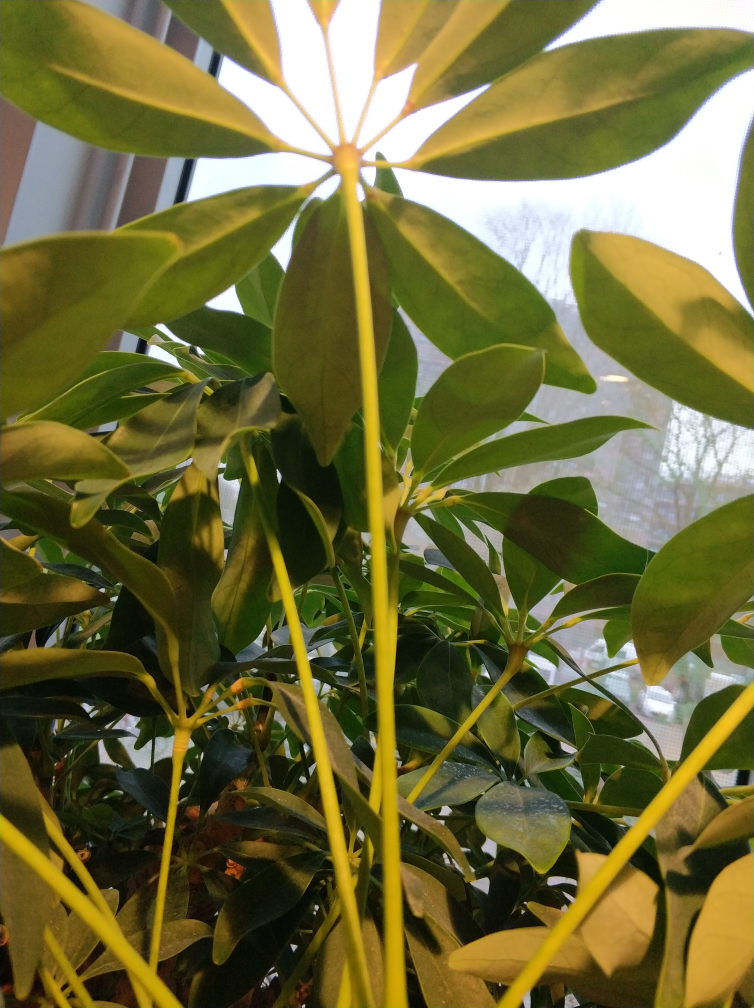
//> input picture VisionKopdikteMeting/input/PlantSchoolv2.jpg, 3016 x 4032 px (shown at 1/4 size)
$ ./source   (built with g++ and OpenCV 4)
//> lines starting //> are read from the running program, lines starting //| are printed output that depends on the picture
### VisionKopdikteMeting/Algorithms.h
#pragma once
#include <opencv2/objdetect.hpp>
#include <opencv2/highgui.hpp>
#include <opencv2/imgproc.hpp>
#include <iostream>
#include <stdio.h>
#include <cmath>
#include <opencv2/core/core.hpp>
#include <opencv2/highgui/highgui.hpp>
#include <opencv/cv.h>
#include <string>

using namespace cv;
using namespace std;

class TomatenAlgorithms
{
public:
	static Mat houghLineTransform(Mat);
	static Mat sobel(Mat);
	static Mat sobelX(Mat);
	static Mat sobelY(Mat);
	static Mat customDeltaX(Mat, int);
	static Mat customDeltaY(Mat, int);
	static Mat testCircleAlgoritm(Mat);
	static Mat spatialReasoningBottomToTop(Mat &);
	static Mat spatialReasoningTopToBottom(Mat &);
	static void saveMatAsBMP(string,Mat);

};

### VisionKopdikteMeting/Algorithms.cpp
#include "Algorithms.h"

//https://docs.opencv.org/2.4/doc/tutorials/imgproc/imgtrans/hough_lines/hough_lines.html
// [36 lines left out: function houghLineTransform, not called in this run]


//https://docs.opencv.org/2.4.13.3/doc/tutorials/imgproc/imgtrans/sobel_derivatives/sobel_derivatives.html
Mat TomatenAlgorithms::sobel(Mat grayImage) {

	Mat grad;
	Mat grad_x = TomatenAlgorithms::sobelX(grayImage);
	Mat grad_y = TomatenAlgorithms::sobelY(grayImage);

	addWeighted(grad_x, 0.5, grad_y, 0.5, 0, grad);
	return grad;
}

Mat TomatenAlgorithms::sobelX(Mat grayImage)
{
	Mat grad_x, abs_grad_x;

	int scale = 10;
	int delta = 0;
	int ddepth = CV_16S;

	/// Gradient X
	//Scharr( src_gray, grad_x, ddepth, 1, 0, scale, delta, BORDER_DEFAULT );
	Sobel(grayImage, grad_x, ddepth, 1, 0, 3, scale, delta, BORDER_DEFAULT);
	convertScaleAbs(grad_x, abs_grad_x);

	return abs_grad_x;
}

Mat TomatenAlgorithms::sobelY(Mat grayImage)
{
	Mat grad_y, abs_grad_y;

	int scale = 10;
	int delta = 0;
	int ddepth = CV_16S;

	/// Gradient Y
	//Scharr( src_gray, grad_y, ddepth, 0, 1, scale, delta, BORDER_DEFAULT );
	Sobel(grayImage, grad_y, ddepth, 0, 1, 3, scale, delta, BORDER_DEFAULT);
	convertScaleAbs(grad_y, abs_grad_y);

	return abs_grad_y;
}

Mat TomatenAlgorithms::customDeltaX(Mat grayImage, int filter)
{
	Mat deltaImageX = grayImage.clone();

	int x, p;
	for (int j = 0; j< grayImage.cols; j++)
	{
		for (int i = 0; i < grayImage.rows; i++)
		{
			p = static_cast<int>(grayImage.at<uchar>(i, j));

			if (j != grayImage.cols - 1)
			{
				x = static_cast<int>(grayImage.at<uchar>(i, (j + 1)));
			}

			//filter noise
			if (filter > 0) {
				if (abs(p - x) < filter)
					p = 0;
				else
					p = abs(p - x);
			}
			else {
				p = abs(p - x);
			}

			deltaImageX.at<uchar>(i, j) = p;

		}
	}

	return deltaImageX;
}

Mat TomatenAlgorithms::customDeltaY(Mat grayImage, int filter = 0)
{
	Mat deltaImageY = grayImage.clone();

	int y, p;
	for (int j = 0; j< grayImage.cols; j++)
	{
		for (int i = 0; i < grayImage.rows; i++)
		{
			p = static_cast<int>(grayImage.at<uchar>(i, j));

			if (i != grayImage.rows - 1)
			{
				y = static_cast<int>(grayImage.at<uchar>((i + 1), j));
			}

			//filter noise
			if (filter > 0) {
				if (abs(p - y) < filter)
					p = 0;
				else
					p = abs(p - y);
			}
			else {
				p = abs(p - y);
			}

			deltaImageY.at<uchar>(i, j) = p;

		}
	}

	return deltaImageY;
}

// [62 lines left out: function testCircleAlgoritm, not called in this run]


//func fill in horizontal gaps between lines for a given image, scanning lines from top to bottom
Mat TomatenAlgorithms::spatialReasoningTopToBottom(Mat & delta_image)
{
	const int checkAmount = 12; //check this amount of pixels in a column
	bool foundLine = false;
	const int fillValue = 254;

	for (int col = 0; col<delta_image.cols; col++)
	{
		for (int row = 0; row<delta_image.rows; row++)
		{
			//when the pixel is black proceed, ignore all pixels that are not black
			if (delta_image.at<uchar>(row, col) == 0) {
				foundLine = false;

				if (row > 2)
				{
					//check if there are two filled in pixels on top of the current pixel
					if ((delta_image.at<uchar>((row - 1), (col)) > 0) && (delta_image.at<uchar>((row - 2), (col)) > 0))
					{
						foundLine = true;
					}
				}

				//if a line is found, check if the right and left pixel (of the current pixel) are black, continue
				if(foundLine && ( delta_image.at<uchar>(row, col+1) == 0 && delta_image.at<uchar>(row, col-1) == 0))
				{
					if((row+checkAmount)<delta_image.rows)
					{
					//check if there are pixels in the current column and the left and right column. If so, fill in the current pixel
						for (int j = 0; j < (checkAmount); j++)
						{
							if (delta_image.at<uchar>((row + j), (col + 1)) > 0)
							{
								if ((delta_image.at<uchar>((row + j + 1), (col + 1)) > 0) && (delta_image.at<uchar>((row + 2 + j), (col + 1)) > 0))
								{
									delta_image.at<uchar>(row, col) = fillValue;
									foundLine = false;
								}
							}
							if (delta_image.at<uchar>((row + j), (col)) > 0)
							{
								if ((delta_image.at<uchar>((row + j + 1), (col)) > 0) && (delta_image.at<uchar>((row + j + 2), (col)) > 0))
								{
									delta_image.at<uchar>(row, col) = fillValue;
									foundLine = false;
								}
							}
							if (delta_image.at<uchar>((row + j), (col - 1)) > 0)
							{
								if ((delta_image.at<uchar>((row + 1 + j), (col - 1)) > 0) && (delta_image.at<uchar>((row + j + 2), (col - 1)) > 0))
								{
									delta_image.at<uchar>(row, col) = fillValue;
									foundLine = false;
								}
							}
						}
					}
				}

				//reset foundLine variable
				foundLine = false;

			}
		}
	}

	return delta_image;
}

//func fill in horizontal gaps between lines for a given image, scanning lines from top to bottom
Mat TomatenAlgorithms::spatialReasoningBottomToTop(Mat & delta_image)
{
	const int checkAmount = 12; //check this amount of pixels in a column
	bool foundLine = false;
	const int fillValue = 254;

	for (int col = delta_image.cols - 1; col >= 0; col--)
	{
		for (int row = delta_image.rows - 1; row >= 0; row--)
		{
			//when the pixel is black proceed, ignore all pixels that are not black
			if (delta_image.at<uchar>(row, col) == 0) {
				foundLine = false;

				if (row + 2 < delta_image.rows)
				{
					//check if there are two filled in pixels on top of the current pixel
					if ((delta_image.at<uchar>((row + 1), (col)) > 0) && (delta_image.at<uchar>((row + 2), (col)) > 0))
					{
						foundLine = true;
					}
				}

				//if a line is found, check if the right and left pixel (of the current pixel) are black, continue
				if (foundLine && (delta_image.at<uchar>(row, col + 1) == 0 && delta_image.at<uchar>(row, col - 1) == 0))
				{
					if ((row - checkAmount)>0)
					{
					//check if there are pixels in the current column and the left and right column. If so, fill in the current pixel
						for (int j = 0; j < (checkAmount); j++)
						{
							if (delta_image.at<uchar>((row - j), (col + 1)) > 0)
							{
								if ((delta_image.at<uchar>((row - j - 1), (col + 1)) > 0) && (delta_image.at<uchar>((row - 2 - j), (col + 1)) > 0))
								{
									delta_image.at<uchar>(row, col) = fillValue;
									foundLine = false;
								}
							}
							if (delta_image.at<uchar>((row - j), (col)) > 0)
							{
								if ((delta_image.at<uchar>((row - j - 1), (col)) > 0) && (delta_image.at<uchar>((row - j - 2), (col)) > 0))
								{
									delta_image.at<uchar>(row, col) = fillValue;
									foundLine = false;
								}
							}
							if (delta_image.at<uchar>((row - j), (col - 1)) > 0)
							{
								if ((delta_image.at<uchar>((row - 1 - j), (col - 1)) > 0) && (delta_image.at<uchar>((row - j - 2), (col - 1)) > 0))
								{
									delta_image.at<uchar>(row, col) = fillValue;
									foundLine = false;
								}
							}
						}
					}
				}

				//reset foundLine variable
				foundLine = false;

			}
		}
	}

	return delta_image;
}

//func filter stem
// [65 lines left out: function filterStem, not called in this run]

void TomatenAlgorithms::saveMatAsBMP(string name, Mat source)
{
	imwrite("output/" + name + ".bmp", source);
}

### VisionKopdikteMeting/source.cpp
#include <opencv2/objdetect.hpp>
#include <opencv2/highgui.hpp>
#include <opencv2/imgproc.hpp>
#include <iostream>
#include <stdio.h>
#include <cmath>
#include <opencv2/core/core.hpp>
#include <opencv2/highgui/highgui.hpp>
#include <opencv/cv.h>
#include <string>
#include "Algorithms.h"

using namespace cv;
using namespace std;

int main(int argc, char** argv)
{
	Mat image = imread("input/PlantSchoolv2.jpg", CV_LOAD_IMAGE_COLOR);
//> image is the input picture: 4032 rows x 3016 cols, CV_8UC3; mean B, G, R 58.7, 107.4, 111.2
	if (!image.data)
	{
		cout << "Could not open or find the image" << std::endl;
		return -1;
	}

	Mat gray_image;
	cvtColor(image, gray_image, CV_BGR2GRAY);
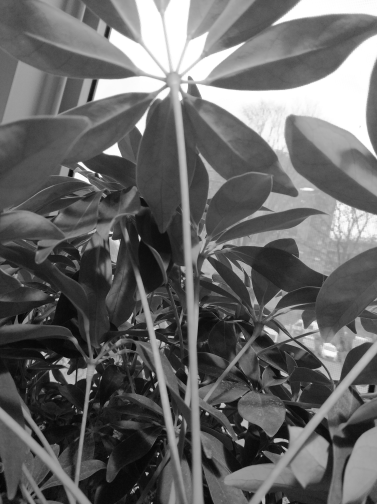
//> gray_image: 4032 rows x 3016 cols, CV_8UC1 (shown at 1/8 size); min 1, max 255, mean 103

	Mat customDeltaXFiltered = TomatenAlgorithms::customDeltaX(gray_image, 30);
//> the loop in customDeltaX, `for (int j = 0; j< grayImage.cols; j++)` made 3016 passes
//> x on passes 1 to 3: 85, 87, 90
//> after the loop in customDeltaX, `for (int j = 0; j< grayImage.cols; j++)`:
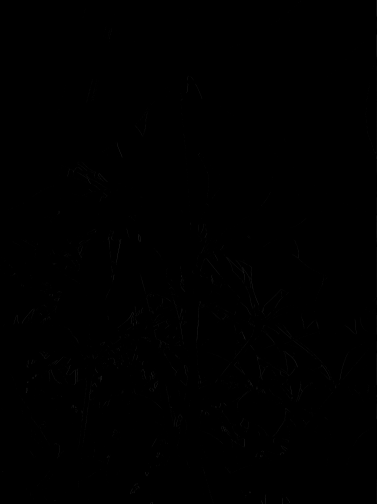
//> deltaImageX: 4032 rows x 3016 cols, CV_8UC1 (shown at 1/8 size); min 0, max 137, mean 0.2
//> after the loop in customDeltaX, `for (int j = 0; j< grayImage.cols; j++)`: p = 0; x = 136
	Mat customDeltaYFiltered = TomatenAlgorithms::customDeltaY(gray_image, 30);
//> the loop in customDeltaY, `for (int j = 0; j< grayImage.cols; j++)` made 3016 passes
//> y on passes 1 to 3: 83, 85, 87
//> after the loop in customDeltaY, `for (int j = 0; j< grayImage.cols; j++)`: p = 0; y = 136
	Mat customDeltaY = TomatenAlgorithms::customDeltaY(gray_image, 0);
//> the loop in customDeltaY (call 2), `for (int j = 0; j< grayImage.cols; j++)` made 3016 passes
	Mat customDeltaX = TomatenAlgorithms::customDeltaX(gray_image, 0);
//> the loop in customDeltaX (call 2), `for (int j = 0; j< grayImage.cols; j++)` made 3016 passes
//> (p, x) on passes 1 to 3: (2, 85), (2, 87), (3, 90)
	Mat sobel = TomatenAlgorithms::sobel(gray_image);
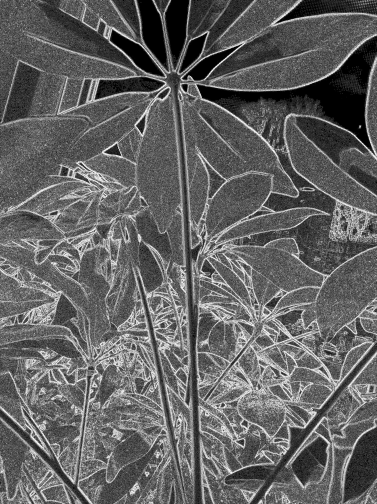
//> sobel: 4032 rows x 3016 cols, CV_8UC1 (shown at 1/8 size); min 0, max 255, mean 98.6
	Mat canny;
	Mat stemFiltered;
	Canny(image, canny, 50, 200, 3);
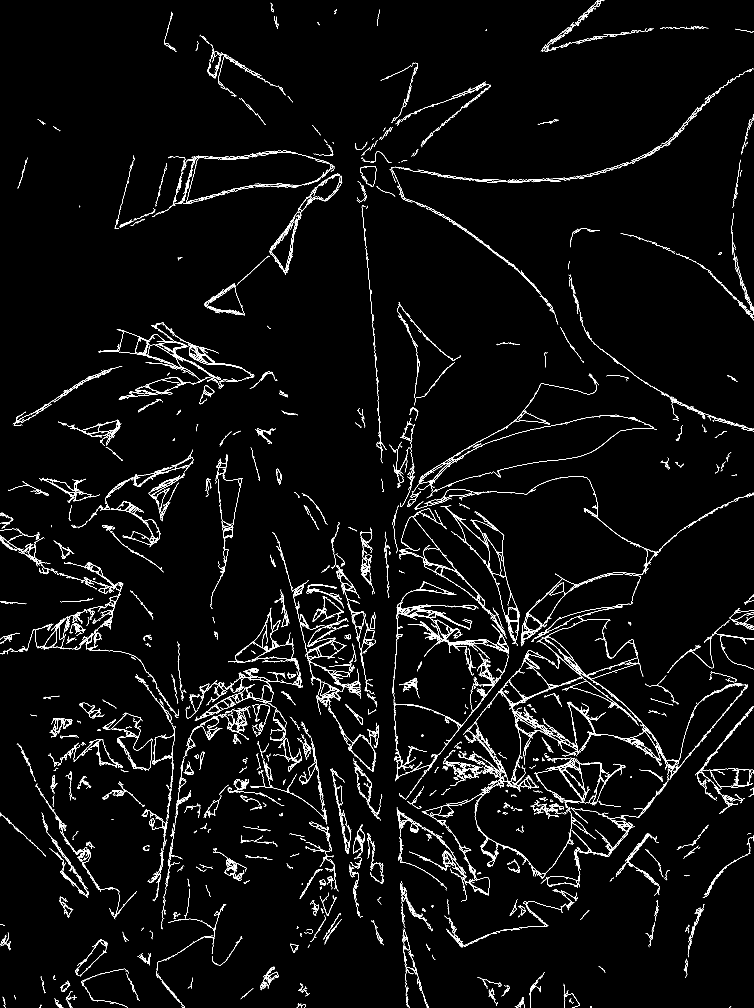
//> canny: 4032 rows x 3016 cols, CV_8UC1 (shown at 1/4 size); 2% white in thin lines or dots

	imshow("Source", image);
	imshow("Gray image", gray_image);
	imshow("Sobel", sobel);
	imshow("Canny", canny);
	imshow("customDeltaY", customDeltaY);
	imshow("customDeltaX", customDeltaX);
	imshow("customDeltaXFiltered", customDeltaXFiltered);
	imshow("customDeltaYFiltered", customDeltaYFiltered);

	TomatenAlgorithms::saveMatAsBMP("grayImage", gray_image);
	TomatenAlgorithms::saveMatAsBMP("customDeltaYFiltered", customDeltaYFiltered);
	TomatenAlgorithms::saveMatAsBMP("customDeltaXFiltered", customDeltaXFiltered);
	TomatenAlgorithms::saveMatAsBMP("customDeltaY", customDeltaY);
	TomatenAlgorithms::saveMatAsBMP("customDeltaX", customDeltaX);
	TomatenAlgorithms::saveMatAsBMP("sobel", sobel);
	TomatenAlgorithms::saveMatAsBMP("canny", canny);

	//dilate(customDeltaXFiltered, dilation_image, Mat(), Point(-1, 0), 3, 1, 10);
	//Imgproc.GaussianBlur(src, dst, new Size(45, 45), 0);
	//GaussianBlur(customDeltaXFiltered, blur_image,Size(7, 7),0,0);

	//spational reasoning top to bottom
	Mat spationalReasoningTopToBottom = customDeltaXFiltered;
	TomatenAlgorithms::spatialReasoningTopToBottom(spationalReasoningTopToBottom);
//> after the loop in spatialReasoningTopToBottom, `for (int col = 0; col<delta_image.cols; col++)`: foundLine = false
	TomatenAlgorithms::saveMatAsBMP("spationalReasoningTopToBottom1", spationalReasoningTopToBottom);
	imshow("1 time spational reasoning top to bottom", spationalReasoningTopToBottom);


	//Run spational reasoning top to bottom a second time on the same image
	TomatenAlgorithms::spatialReasoningTopToBottom(spationalReasoningTopToBottom);
	TomatenAlgorithms::saveMatAsBMP("spationalReasoningTopToBottom2", spationalReasoningTopToBottom);
	imshow("2 times spational reasoning top to bottom", spationalReasoningTopToBottom);

	//spational reasoning bottom to top
	Mat spationalReasoningBottomToTop = customDeltaXFiltered;
	TomatenAlgorithms::spatialReasoningBottomToTop(spationalReasoningBottomToTop);
	TomatenAlgorithms::saveMatAsBMP("spationalReasoningBottomToTop1", spationalReasoningBottomToTop);
	imshow("1 time spational reasoning bottom to top", spationalReasoningBottomToTop);


	//Run spational reasoning bottom to top a second time on the same image
	TomatenAlgorithms::spatialReasoningTopToBottom(spationalReasoningBottomToTop);
	TomatenAlgorithms::saveMatAsBMP("spationalReasoningBottomToTop2", spationalReasoningBottomToTop);
	imshow("2 times spational reasoning bottom to top", spationalReasoningBottomToTop);

	//Run spational reasoning top to bottom on the bottom to top (second time) image
	TomatenAlgorithms::spatialReasoningTopToBottom(spationalReasoningTopToBottom);
	TomatenAlgorithms::saveMatAsBMP("spationalReasoningcombined", spationalReasoningTopToBottom);
	imshow("Spational reasoning combined", spationalReasoningTopToBottom);

	threshold(spationalReasoningTopToBottom, spationalReasoningTopToBottom, 0, 255, THRESH_BINARY);
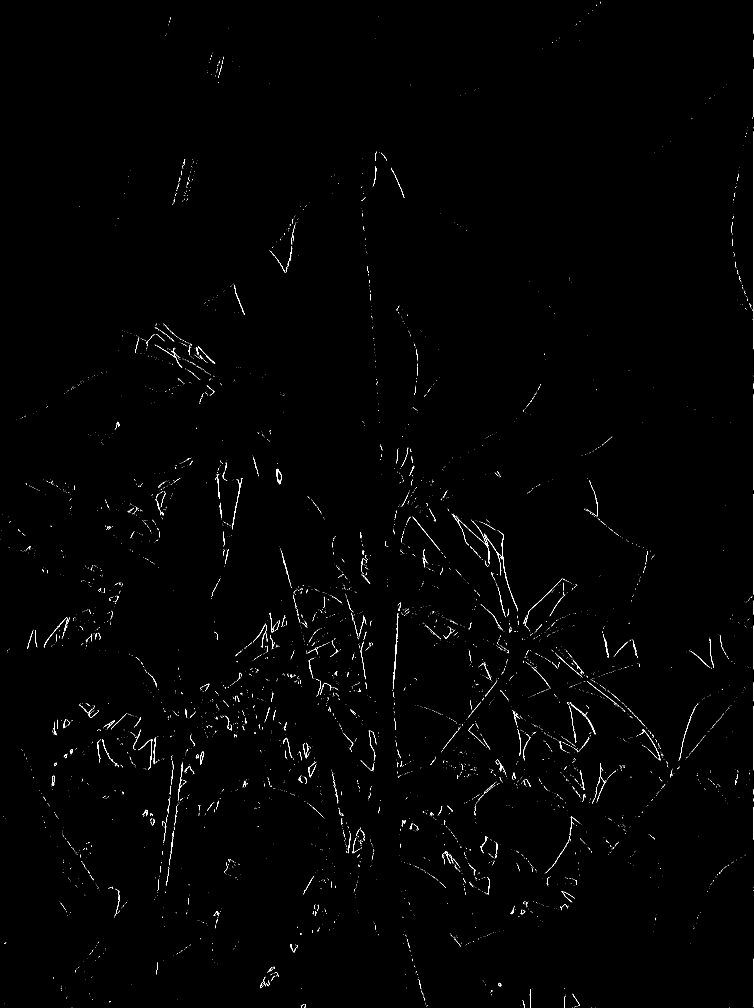
//> spationalReasoningTopToBottom: 4032 rows x 3016 cols, CV_8UC1 (shown at 1/4 size); 0.4% white in thin lines or dots
	TomatenAlgorithms::saveMatAsBMP("spationalReasoningcombinedTreshold", spationalReasoningTopToBottom);
	imshow("Spational reasoning combined Treshold", spationalReasoningTopToBottom);

//> (the run ends here: the program needs code that is not available in this run, at `stemFiltered = TomatenAlgorithms::filterStem(spationalReasoningTopToBo..`)
